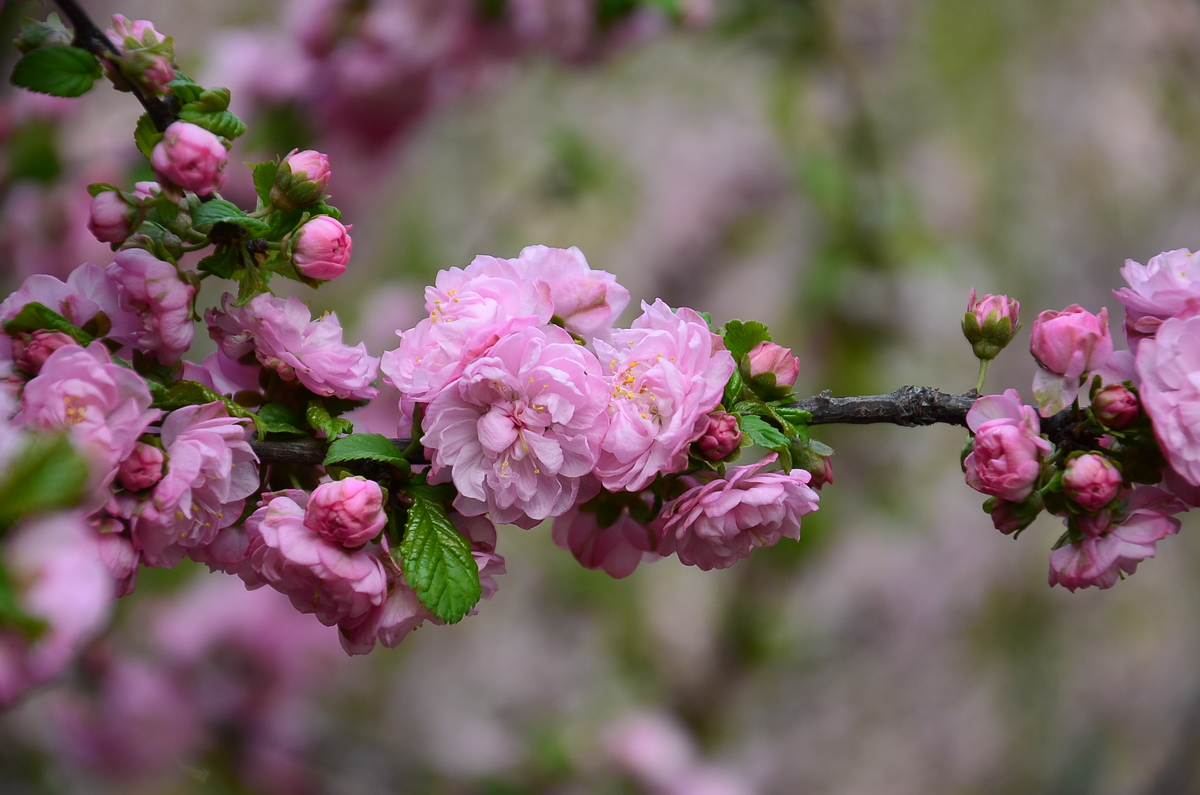
#> input picture example-data/flower/1.jpg, 1200 x 795 px
$ python -i drawing_processor_20251120230356.py   (imports and definitions only)
#> lines starting #> are read from the running program, lines starting #| are printed output that depends on the picture
"""
Drawing Utilities Processor

Handles drawing lines, rectangles, circles, and text on images.
This imports the original implementations from process_monolithic_backup.py
"""

import sys
import os
import cv2
import tkinter as tk
from tkinter import ttk

# Add parent directory to Python path to import from backup
sys.path.insert(0, os.path.dirname(os.path.dirname(os.path.abspath(__file__))))

# Import the monolithic FunctionsProcessing class
from process_monolithic_backup import FunctionsProcessing as MonolithicFP


class DrawingProcessor:
    """Processor for drawing operations - wraps original implementation."""

   # ========================================================================
    # DRAWING UTILITIES
    # ========================================================================

    def draw_Line(self, image):
        """Draw lines on image with custom color and thickness."""
        # Create a copy of the image to preview
        img_copy = image.copy()

        result = None
        dialog = tk.Toplevel()
        dialog.title("Draw Line")
        dialog.geometry("600x600")
        dialog.grab_set()

        # Frames
        top_frame = ttk.Frame(dialog)
        top_frame.pack(fill=tk.X, padx=20, pady=10)

        preview_frame = ttk.Frame(dialog)
        preview_frame.pack(fill=tk.BOTH, expand=True, padx=20, pady=10)

        controls_frame = ttk.Frame(dialog)
        controls_frame.pack(fill=tk.X, padx=20, pady=10)

        buttons_frame = ttk.Frame(dialog)
        buttons_frame.pack(fill=tk.X, padx=20, pady=10)

        # Variables
        pt1_x = tk.IntVar(value=50)
        pt1_y = tk.IntVar(value=50)
        pt2_x = tk.IntVar(value=450)
        pt2_y = tk.IntVar(value=50)
        thickness = tk.IntVar(value=2)
        color = tk.StringVar(value="#FF0000")  # Red

        # Title
        ttk.Label(top_frame, text="Draw Line", font=("Arial", 14, "bold")).pack(pady=5)

        # Preview canvas
        h, w = image.shape[:2]
        scale = min(500/w, 300/h)
        preview_w, preview_h = int(w*scale), int(h*scale)

        canvas = tk.Canvas(preview_frame, width=preview_w, height=preview_h, bg="lightgray", bd=1, relief=tk.SOLID)
        canvas.pack(fill=tk.BOTH, expand=True, padx=5, pady=5)

        # Controls
        controls_grid = ttk.Frame(controls_frame)
        controls_grid.pack(fill=tk.X, padx=5, pady=5)

        # Start point
        ttk.Label(controls_grid, text="Start Point:").grid(row=0, column=0, sticky=tk.W, padx=5, pady=5)
        start_frame = ttk.Frame(controls_grid)
        start_frame.grid(row=0, column=1, sticky=tk.W, padx=5, pady=5)
        ttk.Label(start_frame, text="X:").pack(side=tk.LEFT, padx=2)
        ttk.Entry(start_frame, textvariable=pt1_x, width=5).pack(side=tk.LEFT, padx=2)
        ttk.Label(start_frame, text="Y:").pack(side=tk.LEFT, padx=2)
        ttk.Entry(start_frame, textvariable=pt1_y, width=5).pack(side=tk.LEFT, padx=2)

        # End point
        ttk.Label(controls_grid, text="End Point:").grid(row=1, column=0, sticky=tk.W, padx=5, pady=5)
        end_frame = ttk.Frame(controls_grid)
        end_frame.grid(row=1, column=1, sticky=tk.W, padx=5, pady=5)
        ttk.Label(end_frame, text="X:").pack(side=tk.LEFT, padx=2)
        ttk.Entry(end_frame, textvariable=pt2_x, width=5).pack(side=tk.LEFT, padx=2)
        ttk.Label(end_frame, text="Y:").pack(side=tk.LEFT, padx=2)
        ttk.Entry(end_frame, textvariable=pt2_y, width=5).pack(side=tk.LEFT, padx=2)

        # Thickness
        ttk.Label(controls_grid, text="Thickness:").grid(row=2, column=0, sticky=tk.W, padx=5, pady=5)
        thickness_frame = ttk.Frame(controls_grid)
        thickness_frame.grid(row=2, column=1, sticky=tk.W, padx=5, pady=5)
        ttk.Scale(thickness_frame, from_=1, to=20, variable=thickness, orient=tk.HORIZONTAL, length=150).pack(side=tk.LEFT, padx=2)
        ttk.Label(thickness_frame, textvariable=thickness).pack(side=tk.LEFT, padx=2)

        # Color
        ttk.Label(controls_grid, text="Color:").grid(row=3, column=0, sticky=tk.W, padx=5, pady=5)
        color_frame = ttk.Frame(controls_grid)
        color_frame.grid(row=3, column=1, sticky=tk.W, padx=5, pady=5)

        color_preview = tk.Canvas(color_frame, width=20, height=20, bg=color.get())
        color_preview.pack(side=tk.LEFT, padx=2)

        # [6 lines left out: function choose_color, not called in this run]

        ttk.Button(color_frame, text="Select Color", command=choose_color).pack(side=tk.LEFT, padx=2)

        # Update preview function
        def update_preview(*args):
            # Convert hex color to BGR
            hex_color = color.get().lstrip('#')
            r, g, b = tuple(int(hex_color[i:i+2], 16) for i in (0, 2, 4))
            bgr_color = (b, g, r)

            # Draw line on copy
            img_copy = image.copy()
            cv2.line(img_copy,
                    (pt1_x.get(), pt1_y.get()),
                    (pt2_x.get(), pt2_y.get()),
                    bgr_color,
                    thickness.get())

            # Scale and display
            preview_img = cv2.resize(img_copy, (preview_w, preview_h))

            # Convert to RGB for Tkinter
            if len(preview_img.shape) == 2:  # Grayscale
                preview_rgb = cv2.cvtColor(preview_img, cv2.COLOR_GRAY2RGB)
            else:  # BGR
                preview_rgb = cv2.cvtColor(preview_img, cv2.COLOR_BGR2RGB)

            try:
                # === SỬA PIL IMPORT ===
                img = self.Image.fromarray(preview_rgb)
                img_tk = self.ImageTk.PhotoImage(img)
                # ======================

                canvas.delete("all")
                canvas.create_image(preview_w//2, preview_h//2, image=img_tk)
                canvas.image = img_tk
            except Exception as e:
                # If PIL not available, just show a message
                canvas.delete("all")
                canvas.create_text(preview_w//2, preview_h//2, text=f"Preview error: {e}")

        # Register trace callbacks
        pt1_x.trace("w", update_preview)
        pt1_y.trace("w", update_preview)
        pt2_x.trace("w", update_preview)
        pt2_y.trace("w", update_preview)
        thickness.trace("w", update_preview)
        color.trace("w", update_preview)

        # Update preview initially
        update_preview()

        # Action buttons
        # [19 lines left out: function apply_line, not called in this run]

        ttk.Button(buttons_frame, text="Cancel", command=dialog.destroy).pack(side=tk.RIGHT, padx=5)
        ttk.Button(buttons_frame, text="Apply", command=apply_line).pack(side=tk.RIGHT, padx=5)

        # Wait for dialog to close
        dialog.wait_window()
        return result

    # [563 lines left out: functions draw_Rectangle, draw_Circle, draw_text, not called in this run]

>>> import cv2
>>> picture = cv2.imread('../../example-data/flower/1.jpg', cv2.IMREAD_GRAYSCALE)
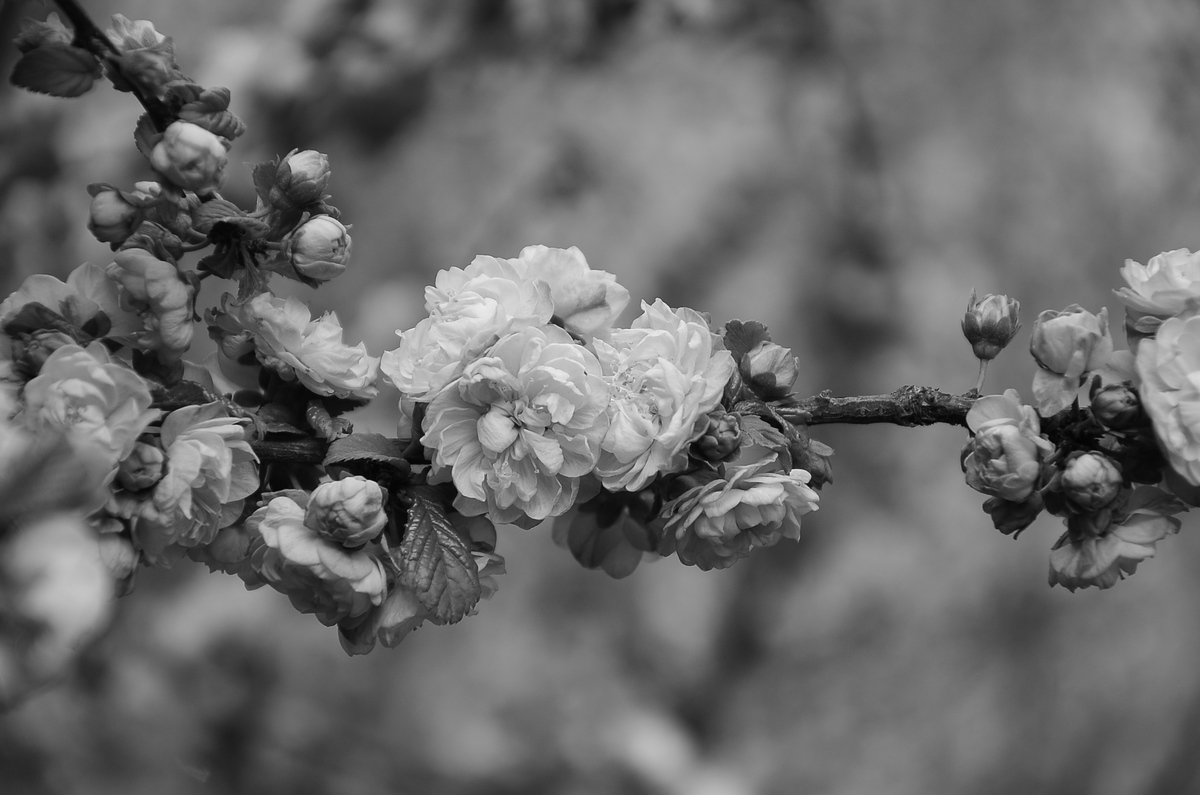
#> picture: shape (795, 1200); min 0, max 243, mean 105.7
>>> result = DrawingProcessor().draw_Line(picture)
#> (the run stopped early here; a loop or call above may not have finished)

$ run again, on example-data/flower/2.jpg
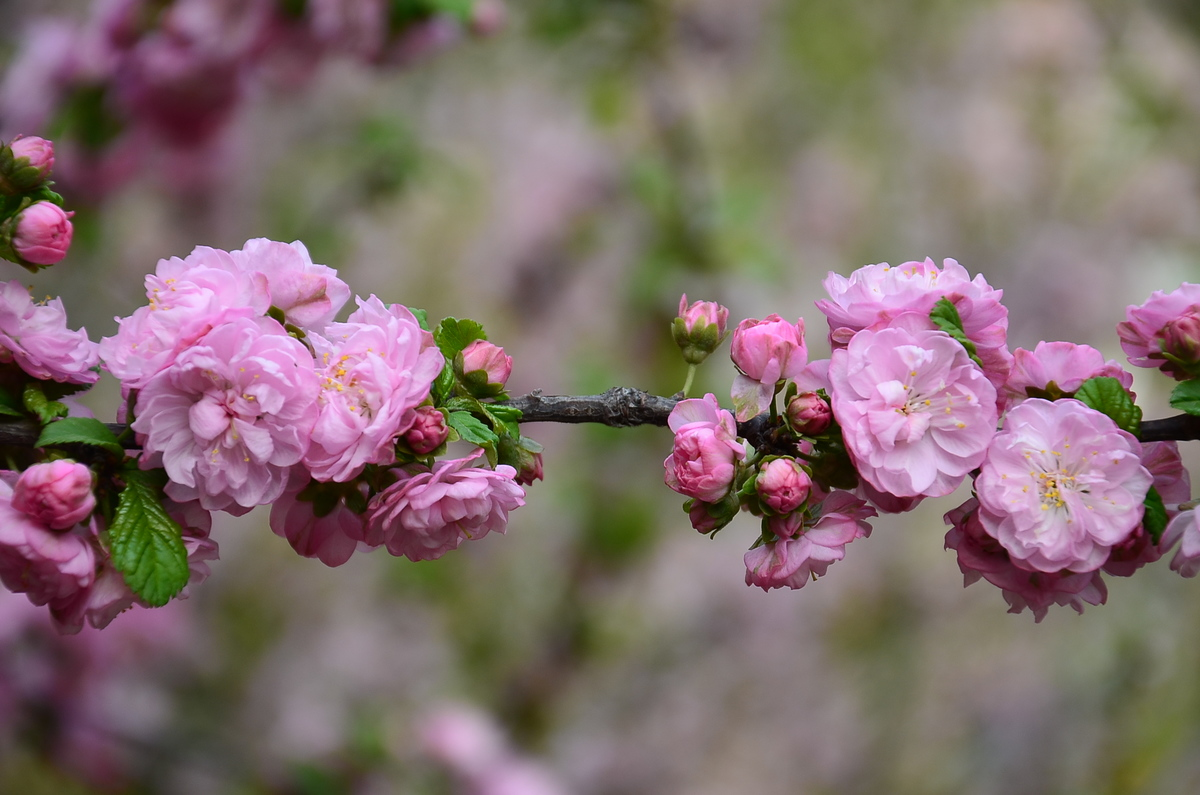
#> input picture example-data/flower/2.jpg, 1200 x 795 px
#> `picture = cv2.imread('../../example-data/flower/1.jpg', cv2.IMREAD_GRA..`:
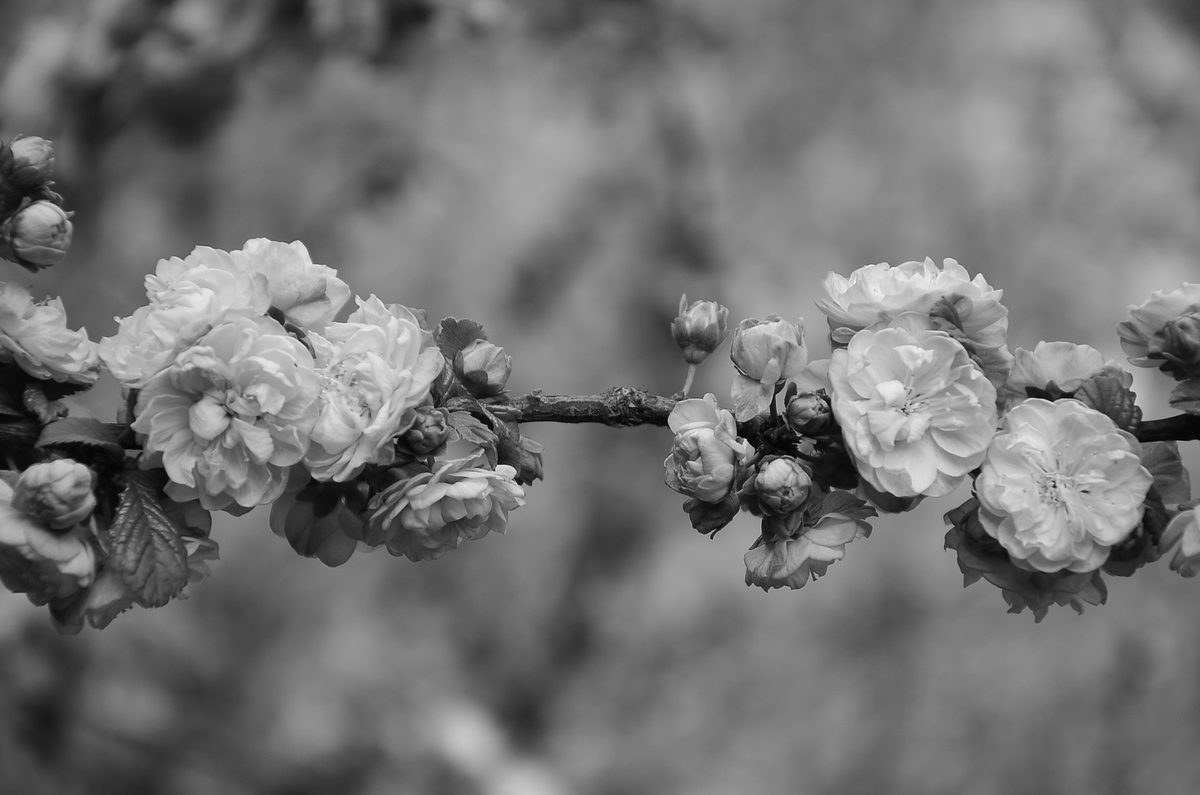
#> picture: shape (795, 1200); min 0, max 245, mean 115.6

$ run again, on example-data/flower/3.jpg
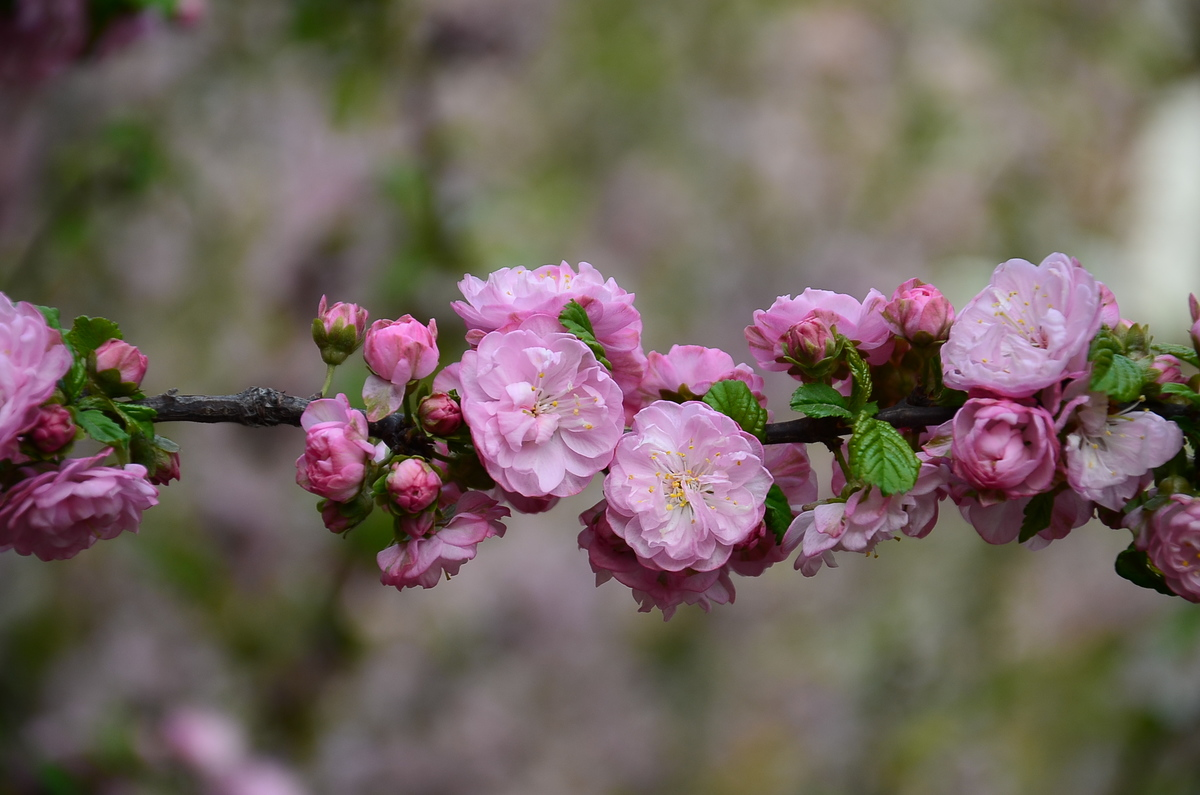
#> input picture example-data/flower/3.jpg, 1200 x 795 px
#> `picture = cv2.imread('../../example-data/flower/1.jpg', cv2.IMREAD_GRA..`:
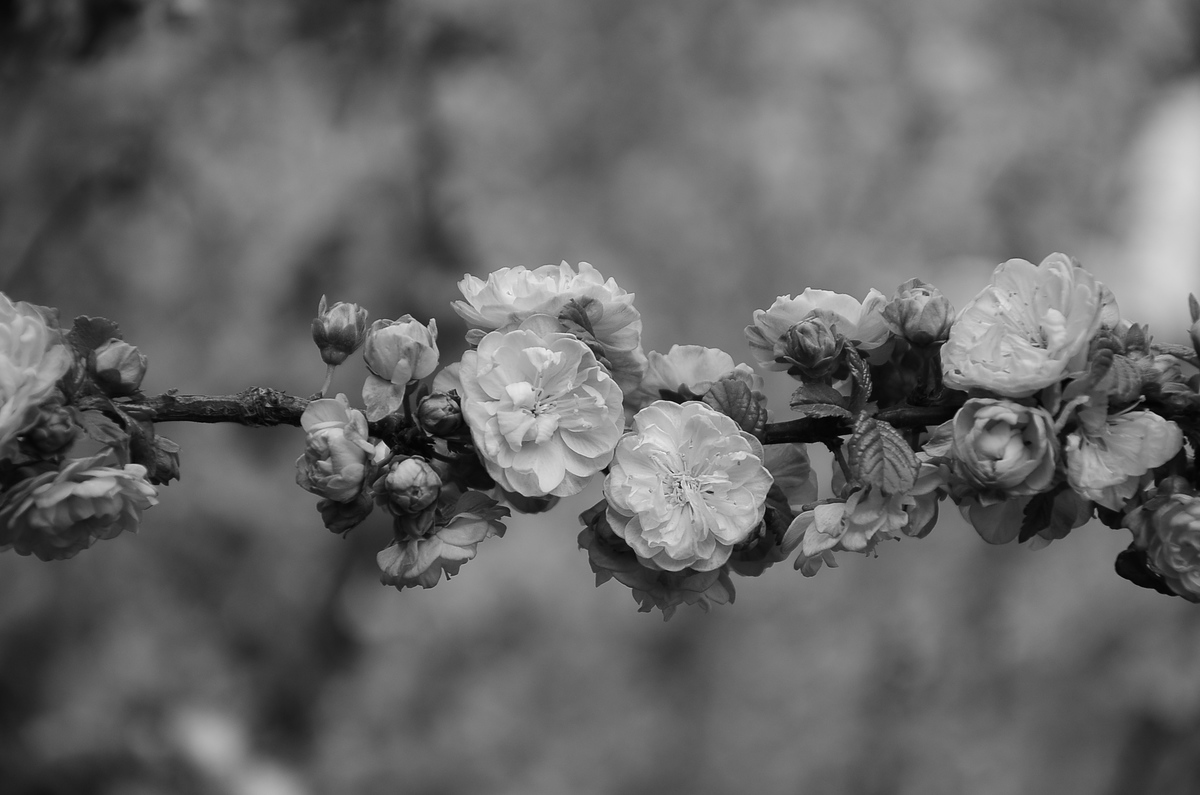
#> picture: shape (795, 1200); min 0, max 244, mean 103.4

$ run again, on example-data/flower/4.jpg
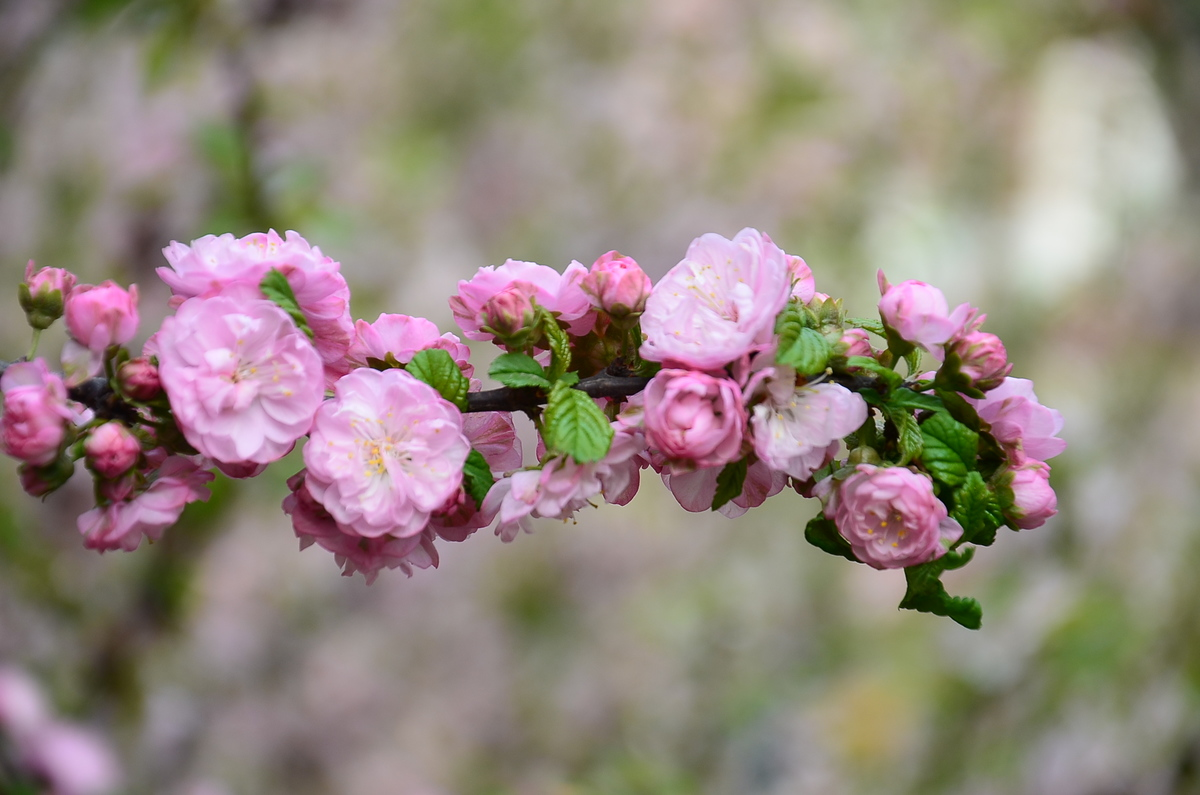
#> input picture example-data/flower/4.jpg, 1200 x 795 px
#> `picture = cv2.imread('../../example-data/flower/1.jpg', cv2.IMREAD_GRA..`:
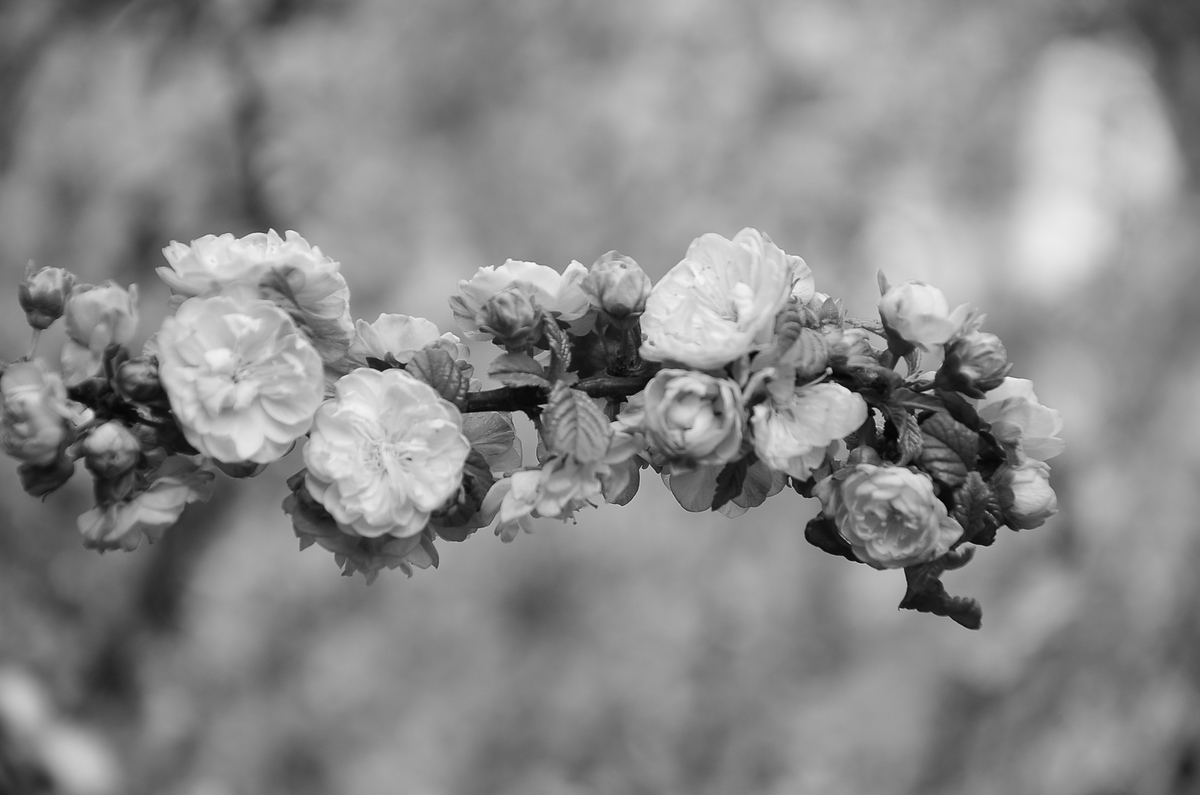
#> picture: shape (795, 1200); min 0, max 249, mean 137.8
